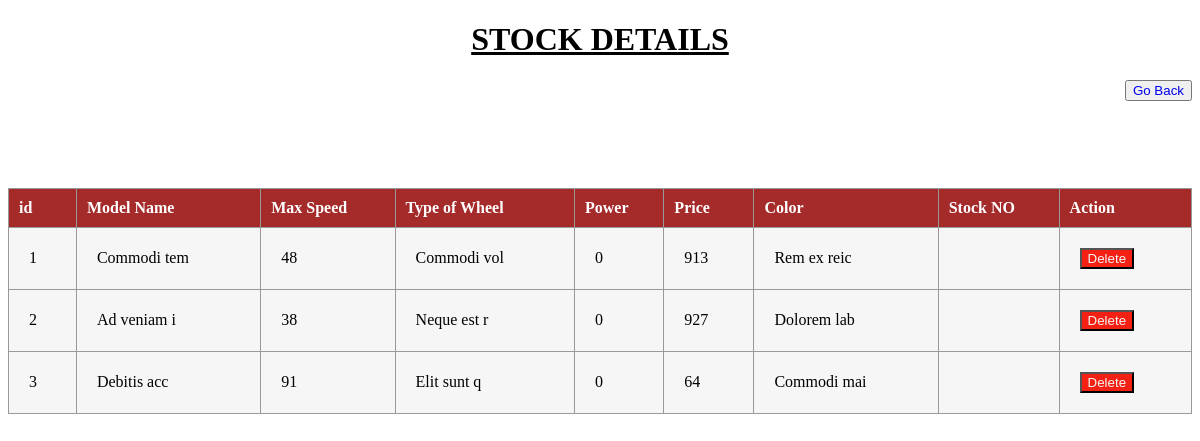
The app's page /admin/stock_show.php with its own data.
### tables this page shows
CREATE TABLE `tbl_stock` (
  `id` int(10) UNSIGNED NOT NULL,
  `modelname` varchar(11) NOT NULL,
  `mileage` double(10,2) NOT NULL,
  `topspeed` int(11) NOT NULL,
  `wheel` varchar(11) NOT NULL,
  `power` int(11) NOT NULL,
  `price` int(11) NOT NULL,
  `color` varchar(11) NOT NULL
);

### admin/stock_show.php (the view, shortened to what this page needs)
<?php include('/xampp/htdocs/showroom_management/config/config.php'); ?>
<!DOCTYPE html>
<html lang="en">
<head>
</head>
<body>
    <h1 style="text-align: center;"><u>STOCK DETAILS</u></h1>
    <button style="float:right;"><a style="text-decoration:none;" href="../adactivities.php">Go Back</a></button>
    <br><br><br><br>
    <br><br>
    <table style="width: 100%;">
    <tr>
          <th scope="col">id</th>
          <th scope="col">Model Name</th>
          <th scope="col">Max Speed</th>
          <th scope="col">Type of Wheel</th>
          <th scope="col">Power</th>
          <th scope="col">Price</th>
          <th scope="col">Color</th>
          <th scope="col">Stock NO</th>
          <th scope="col">Action</th>
        </tr>
        <?php
          $sql = "SELECT * FROM tbl_stock";
          $res = mysqli_query($conn, $sql);
          $count = mysqli_num_rows($res);
          $sn=1;
          if($count > 0)
          {
            while($row = mysqli_fetch_assoc($res))
            {
                $id = $row['id'];
                $model = $row['modelname'];
                $speed = $row['topspeed'];
                $wheel = $row['wheel'];
                $power = $row['power'];
                $price = $row['price'];
                $color = $row['color'];
                $stock_no = $row['stock_no'];
                ?>
                <tr>
                  <td><?php echo $sn++ ;?></td>
                  <td><?php echo $model;?></td>
                  <td><?php echo $speed; ?></td>
                  <td><?php echo $wheel;?></td>
                  <td><?php echo $power; ?></td>
                  <td><?php echo $price?></td>
                  <td><?php echo $color?></td>
                  <td><?php echo $stock_no?></td>
                  <td><button style="background-color: #F32013;"><a style="text-decoration: none; color:#f6f6f6;"  href="delete_stock.php?id=<?php echo $id; ?>">Delete</a></button></td>
                </tr>
                <?php
            }
          }
        ?>
      </table>
</body>
</html>

### admin/stock_show.php (style rules this page uses)
table { text-align: left; position: relative; border-collapse: collapse; background-color: #f6f6f6; }
td, th { border: 1px solid #999; padding: 20px; }
th { background: brown; color: white; border-radius: 0; position: sticky; top: 0; padding: 10px; }

### records on screen
tbl_stock: modelname "Commodi tem", topspeed "48", wheel "Commodi vol", power "0", price "913", color "Rem ex reic"
tbl_stock: modelname "Ad veniam i", topspeed "38", wheel "Neque est r", power "0", price "927", color "Dolorem lab"
tbl_stock: modelname "Debitis acc", topspeed "91", wheel "Elit sunt q", power "0", price "64", color "Commodi mai"
